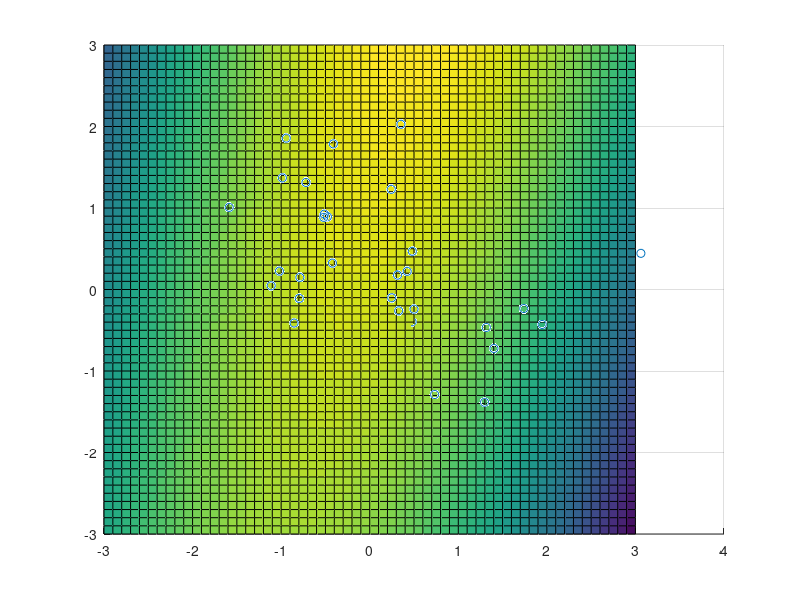

The MATLAB script that drew this image:
clear;
clc;

% load data
load('dataQuadReg2D_noisy.txt');
data = dataQuadReg2D_noisy;

% decompose loaded data into X and Y
n = size(data, 1);
X = data(:,1:2);
Y = data(:,3);

%make features
X1 = X(:,1);
X2 = X(:,2);
X = [ones(n,1),X, X1.*X1, X1.*X2, X2.*X2];

%compute beta
%beta = inv(X'*X)*X'*Y;
XTX = X'*X;
lam = 0.01;
reg = lam*eye(rows(XTX));
reg(1,1) = 0;
beta = inv(XTX + reg)*X'*Y;

%error
Ypred = X*beta;
err = Y-Ypred;
e = (err'*err)/rows(err)


%prepare for display
[a b] = meshgrid(-3:0.1:3, -3:0.1:3);
a_ = a(:);
b_ = b(:);
%xgrid with features
Xgrid = [ones(length(a_),1), a_, b_, a_.*a_, a_.*b_, b_.*b_];
Ygrid = Xgrid*beta;
Ygrid = reshape(Ygrid, size(a));

%plot
scatter3(data(:,1), data(:,2), data(:,3));
surface(a,b,Ygrid);
